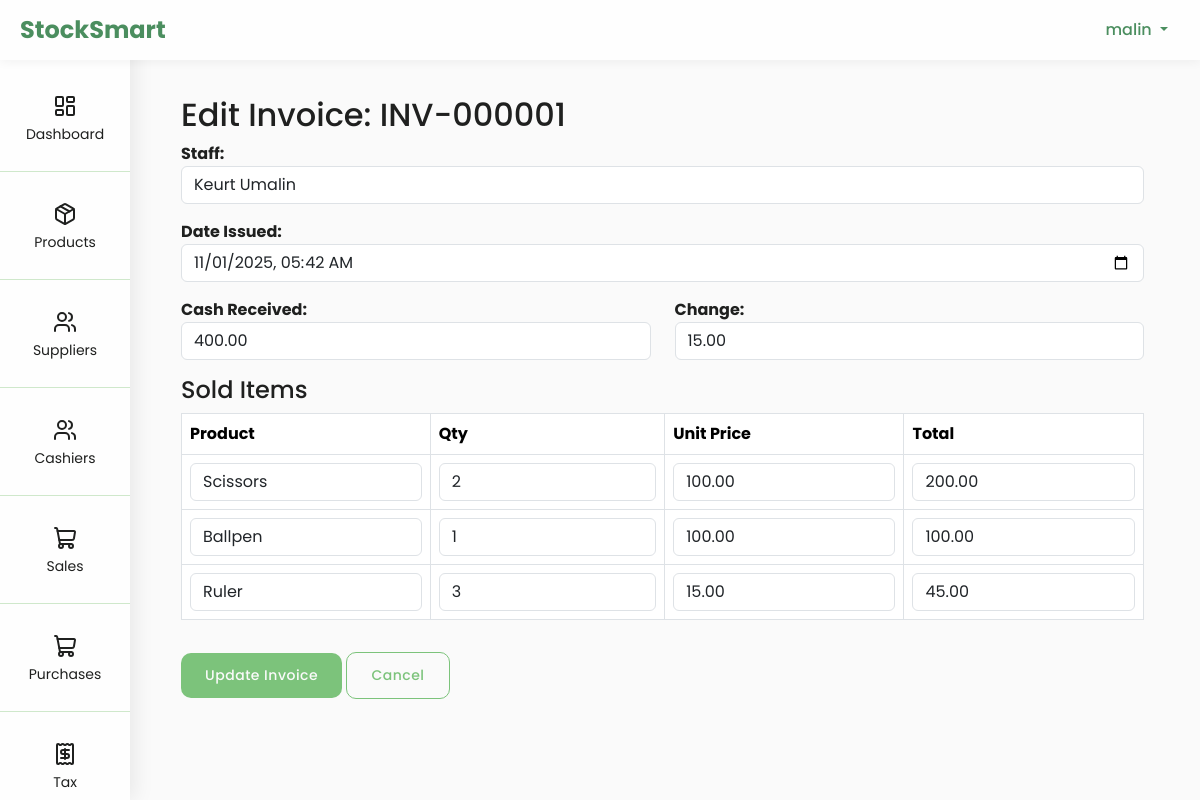
Page /sales/edit/1/ (signed in) on the committed database.
### pages/models.py (models this page shows, shortened)
class Invoice(models.Model):
    invoice_number = models.CharField(max_length=20, unique=True)
    customer_id = models.CharField(max_length=20, default='CUST-000')
    customer_name = models.CharField(max_length=100, blank=True, null=True)
    created_at = models.DateTimeField(auto_now_add=True)
    date_issued = models.DateTimeField(default=timezone.now)
    subtotal = models.DecimalField(max_digits=10, decimal_places=2, default=0)
    tax_amount = models.DecimalField(max_digits=10, decimal_places=2, default=0)
    total_amount = models.DecimalField(max_digits=10, decimal_places=2, default=0)
    cash_received = models.DecimalField(max_digits=10, decimal_places=2, default=0)
    change = models.DecimalField(max_digits=10, decimal_places=2, default=0)
    tax_rate = models.ForeignKey(TaxRate, null=True, blank=True, on_delete=models.SET_NULL)
    created_by = models.ForeignKey(User, on_delete=models.SET_NULL, null=True, blank=True, related_name='invoices_created')
    staff_name = models.CharField(max_length=100, default='Cashier')
    is_active = models.BooleanField(default=True)  # For soft delete
    def delete(self, *args, **kwargs):
        """Soft delete - mark as inactive instead of actually deleting"""
        self.is_active = False
        self.save()

class SoldItem(models.Model):
    invoice = models.ForeignKey(Invoice, on_delete=models.CASCADE, related_name='sold_items')
    product = models.ForeignKey(Product, on_delete=models.CASCADE)
    product_name = models.CharField(max_length=100)
    quantity = models.PositiveIntegerField(default=1)
    unit_price = models.DecimalField(max_digits=10, decimal_places=2)
    total_price = models.DecimalField(max_digits=10, decimal_places=2)

### pages/views.py (the view, shortened to what this page needs)
# urls.py: path('sales/edit/<int:invoice_id>/', views.sales_edit, name='sales_edit'),
@login_required
def sales_edit(request, invoice_id):
    invoice = get_object_or_404(Invoice, id=invoice_id)
    sold_items = SoldItem.objects.filter(invoice=invoice)
    staff_list = User.objects.filter(is_staff=False, is_superuser=False)  # show only staff users
    return render(request, 'admin/sales_edit.html', {
        'invoice': invoice,
        'sold_items': sold_items,
        'staff_list': staff_list,
    })

### pages/templates/admin/sales_edit.html (shortened to what this page needs)
{% extends 'navigation/navbar.html' %}
{% block content %}
<div class="products-container">
  <h2>Edit Invoice: {{ invoice.invoice_number }}</h2>
  <form method="POST">
    <div class="mb-3">
      <label for="staff_name"><strong>Staff:</strong></label>
      <select name="staff_name" id="staff_name" class="form-control">
        {% for staff in staff_list %}
          {% with full_name=staff.first_name|add:" "|add:staff.last_name %}
          <option value="{{ full_name|default:staff.username }}"
                  {% if full_name|default:staff.username == invoice.staff_name %}selected{% endif %}>
            {{ full_name|default:staff.username }}
          </option>
          {% endwith %}
        {% endfor %}
      </select>
    </div>
    <div class="mb-3">
      <label><strong>Date Issued:</strong></label>
      <input type="datetime-local" name="date_issued" class="form-control"
             value="{{ invoice.date_issued|date:'Y-m-d\\TH:i' }}">
    </div>
    <div class="row">
      <div class="col-md-6 mb-3">
        <label><strong>Cash Received:</strong></label>
        <input type="number" name="cash_received" step="0.01" class="form-control"
               value="{{ invoice.cash_received }}">
      </div>
      <div class="col-md-6 mb-3">
        <label><strong>Change:</strong></label>
        <input type="number" name="change" step="0.01" class="form-control"
               value="{{ invoice.change }}">
      </div>
    </div>
    <h4>Sold Items</h4>
    <table class="table table-bordered">
      <thead>
        <tr>
          <th>Product</th>
          <th>Qty</th>
          <th>Unit Price</th>
          <th>Total</th>
        </tr>
      </thead>
      <tbody id="sold-items">
        {% for item in sold_items %}
        <tr>
          <td>
            <input type="text" name="product_name_{{ item.id }}" class="form-control"
                   value="{{ item.product_name }}" readonly>
          </td>
          <td>
            <input type="number" name="quantity_{{ item.id }}" class="form-control"
                   value="{{ item.quantity }}" min="1">
          </td>
          <td>
            <input type="number" name="unit_price_{{ item.id }}" step="0.01"
                   class="form-control" value="{{ item.unit_price }}">
          </td>
          <td>
            <input type="number" name="total_price_{{ item.id }}" step="0.01"
                   class="form-control" value="{{ item.total_price }}" readonly>
          </td>
        </tr>
        {% endfor %}
      </tbody>
    </table>
    <button type="submit" class="btn btn-primary mt-3">Update Invoice</button>
    <a href="{% url 'pages:sales_list' %}" class="btn btn-secondary mt-3">Cancel</a>
  </form>
</div>
{% endblock %}

### pages/templates/navigation/navbar.html (shortened to what this page needs)
<!DOCTYPE html>
<html lang="en">
<head>
  {% load static %}
  <link href="https://cdn.jsdelivr.net/npm/bootstrap@5.3.2/dist/css/bootstrap.min.css" rel="stylesheet">
  <link rel="stylesheet" href="{% static 'css/productpage.css' %}">
  <link rel="stylesheet" href="{% static 'css/header&footer.css' %}">
  <link rel="stylesheet" href="{% static 'css/suppliers.css' %}">
</head>
<body>
  <div class="sidebar" id="sidebar">
    <a href="{% url 'pages:admin_dashboard' %}" class="{% if request.resolver_match.url_name == 'admin_dashboard' %}active{% endif %}">
      <i class="icon" data-lucide="layout-dashboard"></i>
      Dashboard
    </a>
    <a href="{% url 'pages:products' %}" class="{% if request.resolver_match.url_name == 'products' %}active{% endif %}">
      <i class="icon" data-lucide="package"></i>
      Products
    </a>
   <a href="{% url 'pages:suppliers' %}" class="{% if request.resolver_match.url_name == 'suppliers' %}active{% endif %}">
  <i class="icon" data-lucide="users"></i>
  Suppliers
</a>
 <a href="{% url 'pages:cashiers' %}" class="{% if request.resolver_match.url_name == 'cashiers' %}active{% endif %}">
  <i class="icon" data-lucide="users"></i>
  Cashiers
</a>
    <a href="{% url 'pages:sales_list' %}" class="{% if request.resolver_match.url_name == 'sales_list' %}active{% endif %}">
      <i class="icon" data-lucide="shopping-cart"></i>
      Sales
    </a>
     <a href="{% url 'pages:purchase_management' %}"
   class="{% if request.resolver_match.url_name == 'purchase_management' %}active{% endif %}">
  <i class="icon" data-lucide="shopping-cart"></i>
  Purchases
</a>
<a href="{% url 'pages:invoices' %}" class="{% if request.resolver_match.url_name == 'invoices' %}active{% endif %}">
  <i class="icon" data-lucide="receipt"></i>
  Tax
</a>
  </div>
  <header class="header-bar">
    <div class="d-flex align-items-center">
      <h1>StockSmart</h1>
    </div>
    <div class="dropdown user-menu">
      <button class="btn dropdown-toggle" type="button" data-bs-toggle="dropdown" aria-expanded="false">
        {{ request.user.username }}
      </button>
    </div>
  </header>
  <div class="content">
    <div class="container">
      {% block content %}
      {% endblock %}
    </div>
  </div>
</body>
</html>

### pages/static/css/productpage.css (style rules this page uses)
:root { --font-heading: 'Poppins', sans-serif; --font-body: 'Roboto', sans-serif; --primary-bg: #fafafa; --secondary-bg: #e6efe3; --sidebar-bg: #fefefe; --header-bg: #fefefe; --text-primary: #1f201f; --text-secondary: #666b65; --accent-green: #7cc37b; --accent-green-light: #cfe8cb; --accent-green-dark: #4b8e5f; --border: #d2d8cf; --alert-red: #e5534b; --alert-red-light: #f7d6d3; --alert-red-dark: #b7322c; font-size: 16px; --fs-xs: 0.75rem; --fs-sm: 0.875rem; --fs-base: 1rem; --fs-lg: 1.125rem; --fs-xl: 1.25rem; --fs-2xl: 1.5rem; --fs-3xl: 1.875rem; --fs-4xl: 2.25rem; --fs-5xl: 3rem; --fs-6xl: 4rem; --fs-fluid-sm: clamp(0.875rem, 0.8vw, 1rem); --fs-fluid-md: clamp(1rem, 1vw, 1.25rem); --fs-fluid-lg: clamp(1.5rem, 2vw, 2.25rem); --fs-fluid-xl: clamp(2rem, 3vw, 3rem); --fs-fluid-xxl: clamp(3rem, 5vw, 5rem); --lh-tight: 1.2; --lh-normal: 1.5; --lh-relaxed: 1.7; --fw-regular: 400; --fw-medium: 500; --fw-semibold: 600; --fw-bold: 700; }
* { padding: 0; margin: 0; box-sizing: border-box; font-family: var(--font-heading); }
.products-container { max-width: 1700px; margin: 0 auto; padding: 1rem 1.5rem; }
.btn-primary, .btn-secondary { display: inline-flex; align-items: center; gap: 0.5rem; padding: 0.75rem 1.5rem; border-radius: 10px; font-weight: var(--fw-medium); font-size: var(--fs-sm); letter-spacing: 0.5px; font-family: var(--font-heading); cursor: pointer; transition: all 0.2s; border: none; text-decoration: none; }
.btn-primary { background: var(--accent-green); color: var(--primary-bg); }
.btn-secondary { border: 1px solid var(--accent-green); color: var(--accent-green); background: var(--primary-bg); }

### pages/static/css/header&footer.css (style rules this page uses)
:root { --font-heading: 'Poppins', sans-serif; --font-body: 'Roboto', sans-serif; --primary-bg: #fafafa; --secondary-bg: #e6efe3; --sidebar-bg: #fefefe; --header-bg: #fefefe; --text-primary: #1f201f; --text-secondary: #666b65; --accent-green: #7cc37b; --accent-green-light: #cfe8cb; --accent-green-dark: #4b8e5f; --border: #d2d8cf; }
body { min-height: 100vh; font-family: var(--font-body); background: var(--primary-bg); color: var(--text-primary); display: flex; flex-direction: column; }
.sidebar { width: 130px; background: var(--sidebar-bg); box-shadow: 4px 0 20px rgba(0, 0, 0, 0.08); color: var(--text-primary); height: 100vh; position: fixed; top: 0; left: 0; padding-top: 4rem; transition: all 0.3s ease; z-index: 1050; }
.sidebar a { color: var(--text-primary); text-decoration: none; padding: 26px; display: flex; flex-direction: column; justify-content: center; align-items: center; margin: 4px 0; text-align: center; gap: 6px; font-size: 14px; transition: background-color 0.2s, transform 0.1s; border-bottom: solid 1px var(--accent-green-light); }
.header-bar { height: 60px; width: 100%; background: var(--header-bg); color: var(--accent-green-dark); box-shadow: 0 2px 10px rgba(0, 0, 0, 0.05); display: flex; align-items: center; justify-content: space-between; padding: 0 20px; position: fixed; top: 0; left: 0; z-index: 1100; }
.header-bar h1 { font-family: var(--font-heading); font-weight: 700; font-size: 1.5rem; margin: 0; }
.user-menu .btn { background-color: transparent; color: var(--accent-green-dark); border: none; font-weight: 500; }
.content { margin-left: 125px; padding: 80px 20px 20px 20px; transition: all 0.3s ease; }
.container { max-width: 1700px; margin: 0 auto; }

### pages/static/css/suppliers.css (style rules this page uses)
:root { --primary-bg: #fafafa; --secondary-bg: #e6efe3; --sidebar-bg: #fefefe; --header-bg: #fefefe; --text-primary: #1f201f; --text-secondary: #666b65; --accent-green: #7cc37b; --accent-green-light: #cfe8cb; --accent-green-dark: #4b8e5f; --border: #d2d8cf; --alert-red: #e5534b; --alert-red-light: #f7d6d3; --alert-red-dark: #b7322c; font-size: 16px; --font-sans: 'Inter', 'Poppins', 'Helvetica Neue', Arial, sans-serif; --font-serif: 'Merriweather', serif; --fs-xs: 0.75rem; --fs-sm: 0.875rem; --fs-base: 1rem; --fs-lg: 1.125rem; --fs-xl: 1.25rem; --fs-2xl: 1.5rem; --fs-3xl: 1.875rem; --fs-4xl: 2.25rem; --fs-5xl: 3rem; --fs-6xl: 4rem; --fs-fluid-sm: clamp(0.875rem, 0.8vw, 1rem); --fs-fluid-md: clamp(1rem, 1vw, 1.25rem); --fs-fluid-lg: clamp(1.5rem, 2vw, 2.25rem); --fs-fluid-xl: clamp(2rem, 3vw, 3rem); --fs-fluid-xxl: clamp(3rem, 5vw, 5rem); --lh-tight: 1.2; --lh-normal: 1.5; --lh-relaxed: 1.7; --fw-regular: 400; --fw-medium: 500; --fw-semibold: 600; --fw-bold: 700; }
.btn-primary { background: var(--accent-green); color: var(--primary-bg); border: none; padding: 0.75rem 1.5rem; border-radius: 10px; cursor: pointer; transition: 0.3s; }

### rows in the picture
Invoice: invoice_number "INV-000001", staff_name "Keurt Umalin", date_issued "11/01/2025 05:42", cash_received "400.00", change "15.00"
SoldItem: product_name "Scissors", quantity "2", unit_price "100.00", total_price "200.00"
SoldItem: product_name "Ballpen", quantity "1", unit_price "100.00", total_price "100.00"
SoldItem: product_name "Ruler", id "3", unit_price "15.00", total_price "45.00"

### other values in the picture
{{ request.user.username }} "malin"
